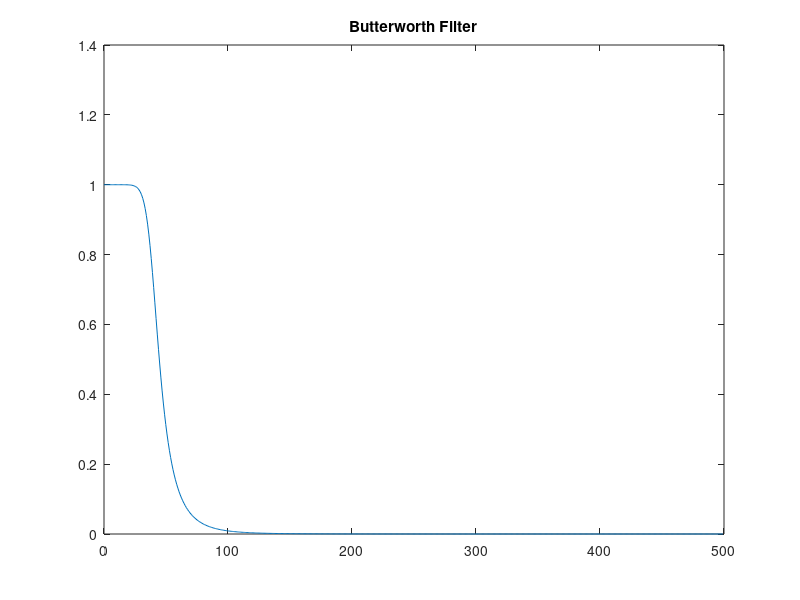
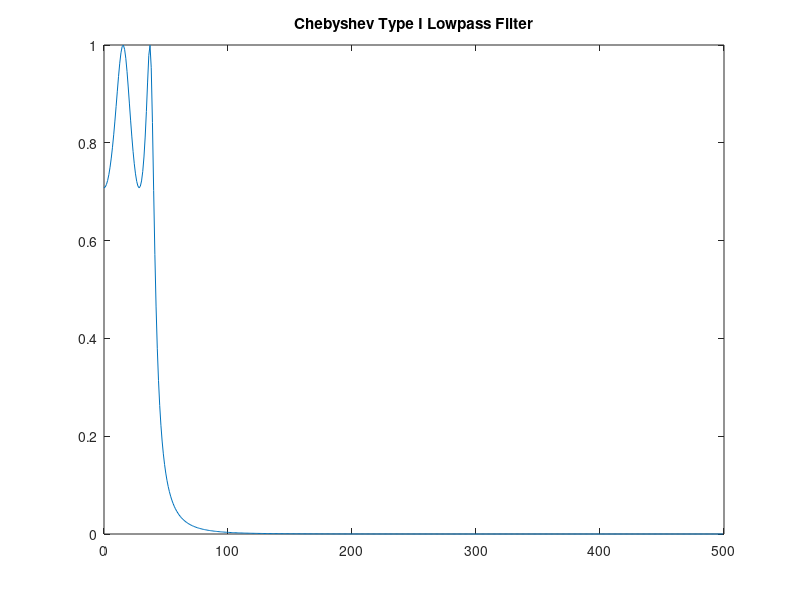
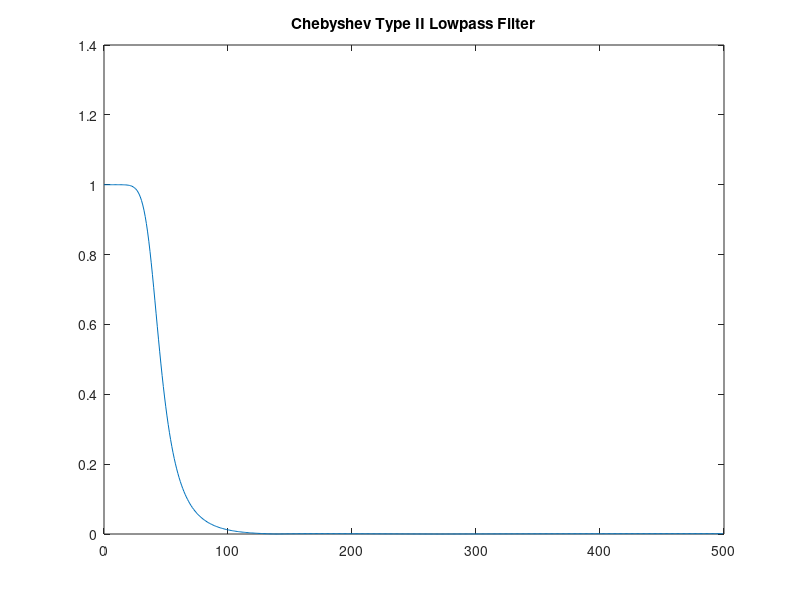

Write the MATLAB code that produced these figures, in order.
%% Infinite Impulse Response Filter Design
% This code will prove to be classic example for proper use of the given
% functions for Butterworth filter, Chebyshev Type 1 filter and Chebyshev 
% Type 2 Filter Design



%% Inputs Provided

%%
% Passband Attenuation
Ap = 3;


%%
% Sampling Frequency
Fs = 500;


%%
% Stopband Attenuation
As = 60;


%%
% Passband Frequency
Wp = 40;


%%
% Dividing by Sampling Frequeny
Wp = Wp / Fs;


%%
% Stopband Frequency
Ws = 150;


%%
% Dividing by Sampling Frequeny
Ws = Ws / Fs;


%% Derivation of order by butterord

[n,Wn] = buttord(Wp,Ws,Ap,As);

%% Formula for Order n of Butterworth filter

%%
% 
% <<D:\Github Live\Infinite-Impulse-Response-Filters\Source\f6.png>>
% 


%%
% OR another simplified version will be
% 


%%
% <<D:\Github Live\Infinite-Impulse-Response-Filters\Source\f5.png>>
% 


%% Applying the Butterworth filter function
[b,a] = butter(n,Wn);

%% Converting to frequency domain.
[h,w] = freqz(b,a);

%%
% Since the obtained input was in Normalized Form we get it back by
% multiplying with Sampling Frequency
W = w*Fs/pi;


%%
% To remove the negative values of h we take absolute
h = abs(h);

%% The PLOT for Butterworth Filter

figure();
plot(W,h);
title('Butterworth Filter')

%% Butterworth Filter Characteristics

%%
% <<D:\Github Live\Infinite-Impulse-Response-Filters\Source\graph1.gif>>
% 



%% Derivation of order

[n,Wp] = cheb1ord(Wp,Ws,Ap,As);

%% Applying the Chebyshev Type I filter function

[b,a] = cheby1(n,Ap,Wp);

%% Converting to frequency domain.
[h,w] = freqz(b,a);

%%
% Again since the obtained input was in Normalized Form we get it back by
% multiplying with Sampling Frequency
W = w*Fs/pi;
%%
% Again to remove the negative values of h we take absolute
h = abs(h);

%% The PLOT for Chebyshev Type I Filter

figure();
plot(W,h);
title('Chebyshev Type I Lowpass Filter')


%% Derivation of order


[n,Wp] = cheb2ord(Wp,Ws,Ap,As);

%% Applying the Chebyshev Type II filter function

[b,a] = cheby2(n,As,Wp);

%% Converting to frequency domain.
[h,w] = freqz(b,a);

%%
% Again since the obtained input was in Normalized Form we get it back by
% multiplying with Sampling Frequency
W = w*Fs/pi;

%%
% Again to remove the negative values of h we take absolute
h = abs(h);

%% The PLOT for Chebyshev Type II Filter
figure();
plot(W,h);
title('Chebyshev Type II Lowpass Filter')




%% Author: Kaustubh Shivdikar
% MATLAB Lab experiment of Linear to circular convolution.
% 
% <<D:\Github Live\Infinite-Impulse-Response-Filters\Source\matlablogo.png>>
% 


